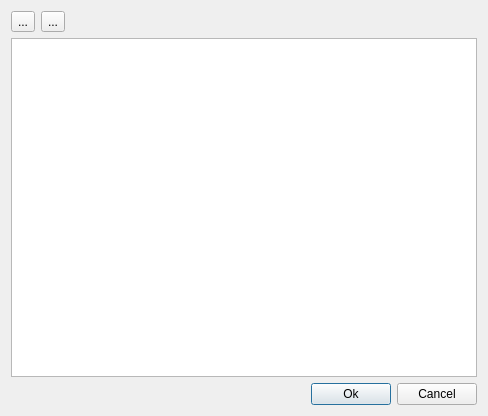
<?xml version="1.0" encoding="UTF-8"?>
<ui version="4.0">
 <class>VarTableEditorDialog</class>
 <widget class="QDialog" name="VarTableEditorDialog">
  <property name="geometry">
   <rect>
    <x>0</x>
    <y>0</y>
    <width>488</width>
    <height>416</height>
   </rect>
  </property>
  <property name="windowTitle">
   <string>Edit Table</string>
  </property>
  <layout class="QVBoxLayout" name="verticalLayout">
   <item>
    <layout class="QHBoxLayout" name="horizontalLayout">
     <item>
      <widget class="QToolButton" name="addButton">
       <property name="text">
        <string>...</string>
       </property>
      </widget>
     </item>
     <item>
      <widget class="QToolButton" name="removeButton">
       <property name="text">
        <string>...</string>
       </property>
      </widget>
     </item>
     <item>
      <spacer name="horizontalSpacer">
       <property name="orientation">
        <enum>Qt::Horizontal</enum>
       </property>
       <property name="sizeHint" stdset="0">
        <size>
         <width>40</width>
         <height>20</height>
        </size>
       </property>
      </spacer>
     </item>
    </layout>
   </item>
   <item>
    <widget class="QTableView" name="tableView"/>
   </item>
   <item>
    <layout class="QHBoxLayout" name="horizontalLayout_4">
     <item>
      <spacer name="horizontalSpacer_3">
       <property name="orientation">
        <enum>Qt::Horizontal</enum>
       </property>
       <property name="sizeHint" stdset="0">
        <size>
         <width>40</width>
         <height>20</height>
        </size>
       </property>
      </spacer>
     </item>
     <item>
      <widget class="QPushButton" name="pushButton_ok">
       <property name="text">
        <string>Ok</string>
       </property>
      </widget>
     </item>
     <item>
      <widget class="QPushButton" name="pushButton_cancel">
       <property name="text">
        <string>Cancel</string>
       </property>
      </widget>
     </item>
    </layout>
   </item>
  </layout>
 </widget>
 <resources/>
 <connections/>
</ui>
